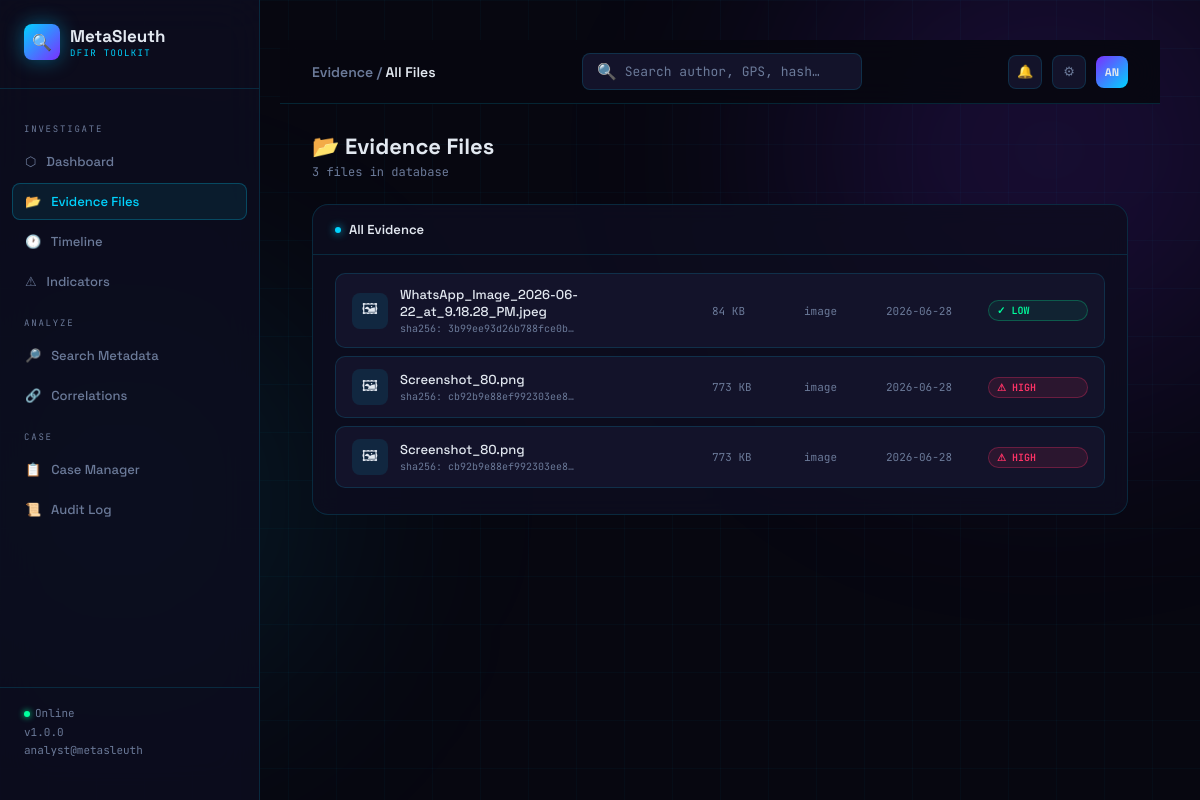
The app's page /evidence, older data.
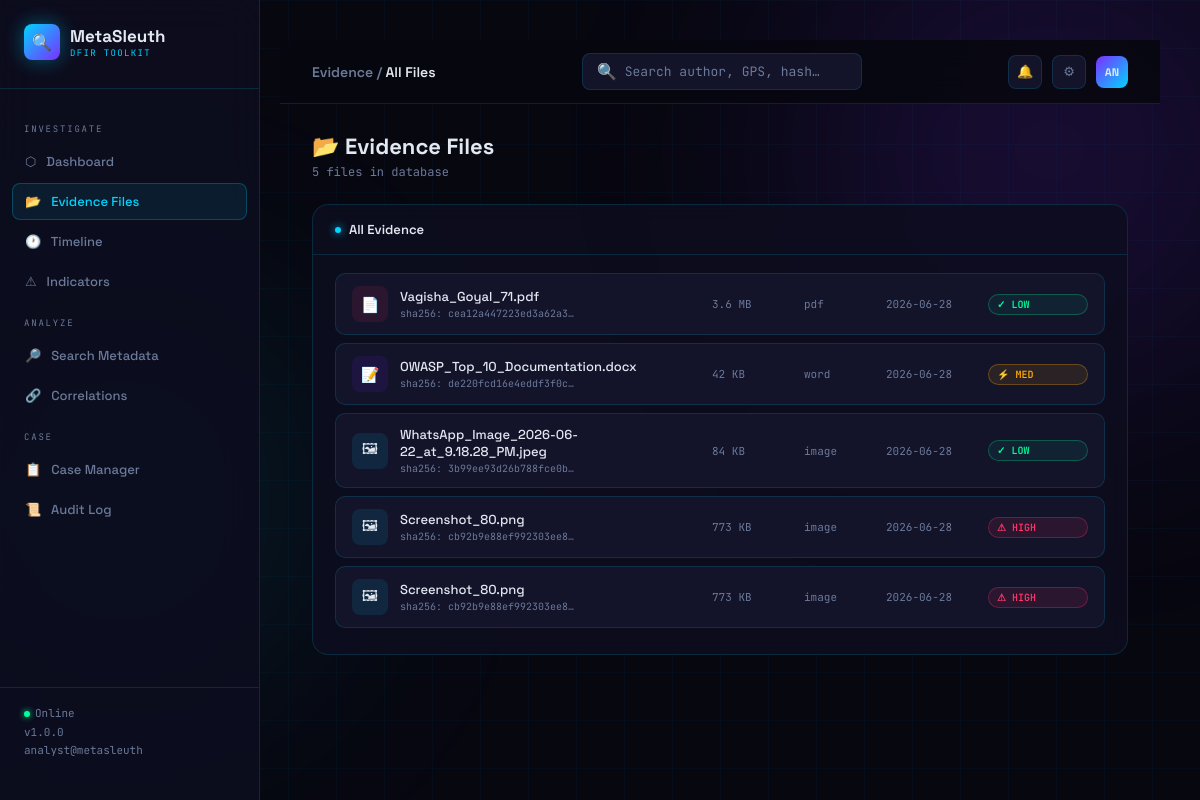
The same page, newer data.
### tables this page shows
CREATE TABLE files (
            id          INTEGER PRIMARY KEY AUTOINCREMENT,
            filename    TEXT NOT NULL,
            file_type   TEXT NOT NULL,
            file_size   INTEGER,
            md5         TEXT,
            sha1        TEXT,
            sha256      TEXT,
            upload_time TEXT NOT NULL,
            analyst     TEXT
        );

### app.py (the view)
@app.route('/evidence')
def evidence_files():
    files = get_all_files()
    return render_template('evidence.html', files=files)

### database/db.py (called while the page is built)
def get_connection():
    conn = sqlite3.connect(DATABASE)
    conn.row_factory = sqlite3.Row
    return conn

def get_all_files():
    conn = get_connection()
    cursor = conn.cursor()
    cursor.execute('''
        SELECT f.*,
        COUNT(DISTINCT i.id) as indicator_count,
        MAX(i.severity) as highest_severity
        FROM files f
        LEFT JOIN indicators i ON f.id = i.file_id
        GROUP BY f.id
        ORDER BY f.upload_time DESC
    ''')
    rows = cursor.fetchall()
    conn.close()
    return rows

### templates/evidence.html (shortened to what this page needs)
<!DOCTYPE html>
<html lang="en">
<head>
</head>
<body>
    {% extends 'base.html' %}
{% block breadcrumb %}Evidence / <span>All Files</span>{% endblock %}
{% block content %}
<div>
    <div class="page-title">📂 Evidence Files</div>
    <div class="page-sub">{{ files | length }} file{{ 's' if files | length != 1 }} in database</div>
</div>
<div class="panel">
    <div class="panel-head">
        <div class="panel-title"><span class="dot"></span>All Evidence</div>
    </div>
    <div class="panel-body">
        {% if files %}
            {% for f in files %}
            <a class="file-row" href="/file/{{ f.id }}">
                <div class="file-icon
                    {% if   f.file_type == 'image' %}fi-image
                    {% elif f.file_type == 'pdf'   %}fi-pdf
                    {% elif f.file_type == 'word'  %}fi-word
                    {% elif f.file_type == 'audio' %}fi-audio
                    {% elif f.file_type == 'video' %}fi-video
                    {% else %}fi-zip{% endif %}">
                    {% if   f.file_type == 'image' %}🖼
                    {% elif f.file_type == 'pdf'   %}📄
                    {% elif f.file_type == 'word'  %}📝
                    {% elif f.file_type == 'audio' %}🎵
                    {% elif f.file_type == 'video' %}🎬
                    {% else %}📦{% endif %}
                </div>
                <div>
                    <div class="file-name">{{ f.filename }}</div>
                    <div class="file-hash">sha256: {{ f.sha256[:20] if f.sha256 else 'N/A' }}…</div>
                </div>
                <div class="file-meta">
                    {% if f.file_size %}
                        {% if f.file_size > 1048576 %}{{ "%.1f"|format(f.file_size/1048576) }} MB
                        {% else %}{{ "%.0f"|format(f.file_size/1024) }} KB{% endif %}
                    {% endif %}
                </div>
                <div class="file-meta">{{ f.file_type }}</div>
                <div class="file-meta">{{ f.upload_time[:10] if f.upload_time else '' }}</div>
                <span class="sev-chip sev-{{ f.highest_severity or 'NONE' }}">
                    {% if   f.highest_severity == 'HIGH'   %}⚠ HIGH
                    {% elif f.highest_severity == 'MEDIUM' %}⚡ MED
                    {% elif f.highest_severity == 'LOW'    %}✓ LOW
                    {% else %}— NONE{% endif %}
                </span>
            </a>
            {% endfor %}
        {% else %}
            <div class="empty">
                <div class="empty-icon">📂</div>
                No evidence files yet. Upload files from the dashboard.
            </div>
        {% endif %}
    </div>
</div>
{% endblock %}

Row changes from the older to the newer data that the page shows:
added files: filename "Vagisha_Goyal_71.pdf", sha256 "cea12a447223ed3a62a3", f.file_size/1048576 "3.6", file_type "pdf", upload_time "2026-06-28", shows "✓ LOW"
added files: filename "OWASP_Top_10_Documentation.docx", sha256 "de220fcd16e4eddf3f0c", f.file_size/1024 "42", file_type "word", upload_time "2026-06-28", shows "⚡ MED"
Text that changed along with them:
{{ files | length }}: "3" → "5"
